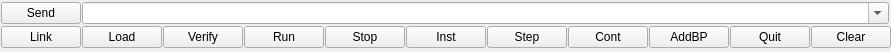
       <widget class="QWidget" name="scrollAreaWidgetContents_4">
        <property name="geometry">
         <rect>
          <x>0</x>
          <y>0</y>
          <width>838</width>
          <height>52</height>
         </rect>
        </property>
        <layout class="QVBoxLayout" name="verticalLayout_2">
         <property name="spacing">
          <number>0</number>
         </property>
         <property name="leftMargin">
          <number>0</number>
         </property>
         <property name="topMargin">
          <number>0</number>
         </property>
         <property name="rightMargin">
          <number>0</number>
         </property>
         <property name="bottomMargin">
          <number>0</number>
         </property>
         <item>
          <layout class="QHBoxLayout" name="horizontalLayout_3">
           <property name="spacing">
            <number>1</number>
           </property>
           <property name="leftMargin">
            <number>1</number>
           </property>
           <property name="topMargin">
            <number>0</number>
           </property>
           <property name="rightMargin">
            <number>2</number>
           </property>
           <property name="bottomMargin">
            <number>0</number>
           </property>
           <item>
            <widget class="QPushButton" name="Send">
             <property name="sizePolicy">
              <sizepolicy hsizetype="Minimum" vsizetype="Fixed">
               <horstretch>0</horstretch>
               <verstretch>0</verstretch>
              </sizepolicy>
             </property>
             <property name="minimumSize">
              <size>
               <width>0</width>
               <height>0</height>
              </size>
             </property>
             <property name="maximumSize">
              <size>
               <width>16777215</width>
               <height>16777215</height>
              </size>
             </property>
             <property name="text">
              <string>Send</string>
             </property>
             <property name="icon">
              <iconset resource="resource.qrc">
               <normaloff>:/new/prefix1/res/sendDebug.png</normaloff>:/new/prefix1/res/sendDebug.png</iconset>
             </property>
            </widget>
           </item>
           <item>
            <widget class="combobox" name="CmdLine">
             <property name="sizePolicy">
              <sizepolicy hsizetype="MinimumExpanding" vsizetype="Fixed">
               <horstretch>0</horstretch>
               <verstretch>0</verstretch>
              </sizepolicy>
             </property>
             <property name="minimumSize">
              <size>
               <width>0</width>
               <height>0</height>
              </size>
             </property>
             <property name="maximumSize">
              <size>
               <width>16777215</width>
               <height>16777215</height>
              </size>
             </property>
             <property name="editable">
              <bool>true</bool>
             </property>
             <property name="maxCount">
              <number>256</number>
             </property>
            </widget>
           </item>
          </layout>
         </item>
         <item>
          <layout class="QHBoxLayout" name="horizontalLayout_4">
           <property name="spacing">
            <number>1</number>
           </property>
           <property name="leftMargin">
            <number>1</number>
           </property>
           <item>
            <widget class="MyButton" name="Link">
             <property name="sizePolicy">
              <sizepolicy hsizetype="Maximum" vsizetype="Fixed">
               <horstretch>0</horstretch>
               <verstretch>0</verstretch>
              </sizepolicy>
             </property>
             <property name="maximumSize">
              <size>
               <width>16777215</width>
               <height>16777215</height>
              </size>
             </property>
             <property name="text">
              <string>Link</string>
             </property>
             <property name="icon">
              <iconset resource="resource.qrc">
               <normaloff>:/new/prefix1/res/linkTarget.png</normaloff>:/new/prefix1/res/linkTarget.png</iconset>
             </property>
            </widget>
           </item>
           <item>
            <widget class="MyButton" name="Download">
             <property name="maximumSize">
              <size>
               <width>16777215</width>
               <height>16777215</height>
              </size>
             </property>
             <property name="text">
              <string>Load</string>
             </property>
             <property name="icon">
              <iconset resource="resource.qrc">
               <normaloff>:/new/prefix1/res/downLoad.png</normaloff>:/new/prefix1/res/downLoad.png</iconset>
             </property>
            </widget>
           </item>
           <item>
            <widget class="MyButton" name="Verify">
             <property name="maximumSize">
              <size>
               <width>16777215</width>
               <height>16777215</height>
              </size>
             </property>
             <property name="text">
              <string>Verify</string>
             </property>
             <property name="icon">
              <iconset resource="resource.qrc">
               <normaloff>:/new/prefix1/res/verifyFile.png</normaloff>:/new/prefix1/res/verifyFile.png</iconset>
             </property>
            </widget>
           </item>
           <item>
            <widget class="MyButton" name="Run">
             <property name="maximumSize">
              <size>
               <width>16777215</width>
               <height>16777215</height>
              </size>
             </property>
             <property name="text">
              <string>Run</string>
             </property>
             <property name="icon">
              <iconset resource="resource.qrc">
               <normaloff>:/new/prefix1/res/runFile.png</normaloff>:/new/prefix1/res/runFile.png</iconset>
             </property>
             <property name="autoRepeat">
              <bool>false</bool>
             </property>
            </widget>
           </item>
           <item>
            <widget class="MyButton" name="Stop">
             <property name="maximumSize">
              <size>
               <width>16777215</width>
               <height>16777215</height>
              </size>
             </property>
             <property name="text">
              <string>Stop</string>
             </property>
             <property name="icon">
              <iconset resource="resource.qrc">
               <normaloff>:/new/prefix1/res/stopDebug.png</normaloff>:/new/prefix1/res/stopDebug.png</iconset>
             </property>
            </widget>
           </item>
           <item>
            <widget class="MyButton" name="Inst">
             <property name="maximumSize">
              <size>
               <width>16777215</width>
               <height>16777215</height>
              </size>
             </property>
             <property name="text">
              <string>Inst</string>
             </property>
             <property name="icon">
              <iconset resource="resource.qrc">
               <normaloff>:/new/prefix1/res/instDebug.png</normaloff>:/new/prefix1/res/instDebug.png</iconset>
             </property>
            </widget>
           </item>
           <item>
            <widget class="MyButton" name="Step">
             <property name="maximumSize">
              <size>
               <width>16777215</width>
               <height>16777215</height>
              </size>
             </property>
             <property name="text">
              <string>Step</string>
             </property>
             <property name="icon">
              <iconset resource="resource.qrc">
               <normaloff>:/new/prefix1/res/stepDebug.png</normaloff>:/new/prefix1/res/stepDebug.png</iconset>
             </property>
            </widget>
           </item>
           <item>
            <widget class="MyButton" name="Continue">
             <property name="maximumSize">
              <size>
               <width>16777215</width>
               <height>16777215</height>
              </size>
             </property>
             <property name="text">
              <string>Cont</string>
             </property>
             <property name="icon">
              <iconset resource="resource.qrc">
               <normaloff>:/new/prefix1/res/continueDebug.png</normaloff>:/new/prefix1/res/continueDebug.png</iconset>
             </property>
            </widget>
           </item>
           <item>
            <widget class="MyButton" name="AddBP">
             <property name="maximumSize">
              <size>
               <width>16777215</width>
               <height>16777215</height>
              </size>
             </property>
             <property name="text">
              <string>AddBP</string>
             </property>
             <property name="icon">
              <iconset resource="resource.qrc">
               <normaloff>:/new/prefix1/res/bpDebug.png</normaloff>:/new/prefix1/res/bpDebug.png</iconset>
             </property>
            </widget>
           </item>
           <item>
            <widget class="MyButton" name="Quit">
             <property name="maximumSize">
              <size>
               <width>16777215</width>
               <height>16777215</height>
              </size>
             </property>
             <property name="text">
              <string>Quit</string>
             </property>
             <property name="icon">
              <iconset resource="resource.qrc">
               <normaloff>:/new/prefix1/res/quitDebug.png</normaloff>:/new/prefix1/res/quitDebug.png</iconset>
             </property>
            </widget>
           </item>
           <item>
            <widget class="MyButton" name="Clear">
             <property name="minimumSize">
              <size>
               <width>0</width>
               <height>0</height>
              </size>
             </property>
             <property name="maximumSize">
              <size>
               <width>16777215</width>
               <height>16777215</height>
              </size>
             </property>
             <property name="text">
              <string>Clear</string>
             </property>
             <property name="icon">
              <iconset resource="resource.qrc">
               <normaloff>:/new/prefix1/res/clearDebug.png</normaloff>:/new/prefix1/res/clearDebug.png</iconset>
             </property>
            </widget>
           </item>
           <item>
            <spacer name="horizontalSpacer">
             <property name="orientation">
              <enum>Qt::Horizontal</enum>
             </property>
             <property name="sizeHint" stdset="0">
              <size>
               <width>0</width>
               <height>20</height>
              </size>
             </property>
            </spacer>
           </item>
          </layout>
         </item>
        </layout>
       </widget>
